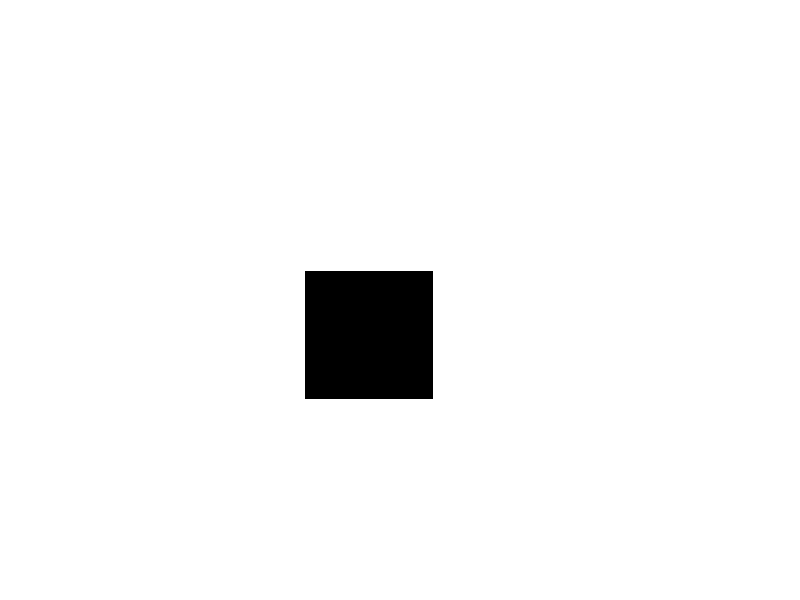

The MATLAB source for this figure: (Note: this script raises an error after producing the figure.)
% draw the overlap under two sampling strategies
clear, close all,
background  = 1;
foreground = 0;
% nrow = 128; ncol = 152;
nrow = 65; ncol = 77;
halfrow = floor(nrow/2); halfcol = floor(ncol/2);
midpoint = [halfrow+1, halfcol+1];
J = ones(nrow,ncol)*background;
samplingRate = 0.05;
numofTraining = floor(nrow * ncol * samplingRate);
temp = round(sqrt(numofTraining));
width = round(temp/2)*2+1;
height = width;
indexWidth = [midpoint(1)-floor(width/2) : midpoint(1) + floor(width/2)];
indexHight = [midpoint(2)-floor(height/2) : midpoint(2)+floor(height/2)];
T_region = J;
T_region(round(indexHight),round(indexWidth)) = foreground;

h = figure; 
imshow(T_region); % check the training samples 
Position = [200 0 1200 900];
set(h,'Position', Position);
savefig('Jresults/demo_region.fig');
hgload('Jresults/demo_region.fig');
setImage('C:\Users\s2882161\Google Drive\working\TGRS2015\respons_letter\images')

% random 
vJ = reshape(J, [nrow*ncol, 1]);
class = find(vJ == background);
perm = randperm(numel(class));  %  random sampling
breakpoint = round(numel(class)*samplingRate);
trainingIndex = class(perm(1:breakpoint));
T_random = vJ;
T_random(trainingIndex) = foreground;
T_random = reshape(T_random, [nrow, ncol]);
h = figure; 
imshow(T_random); % check the training samples 
Position = [200 0 1200 900];
set(h,'Position', Position);
savefig('Jresults/demo_random.fig');
hgload('Jresults/demo_random.fig');
setImage('C:\Users\s2882161\Google Drive\working\TGRS2015\respons_letter\images')

% filter 
filter = fspecial('gaussian', [9, 9], 2);
ST_region = imfilter(T_region, filter, 'replicate');
h = figure; imshow(ST_region);
Position = [200 0 1200 900];
set(h,'Position', Position);
hold on,
rectangle('Position',[midpoint(1)-floor(width/2), midpoint(2)- ...
      floor(height/2), width-1, height-1], 'LineWidth', 1, 'LineStyle','--');
savefig('Jresults/demo_region_filter.fig');
hgload('Jresults/demo_region_filter.fig');
setImage('C:\Users\s2882161\Google Drive\working\TGRS2015\respons_letter\images')

ST_random = imfilter(T_random, filter, 'replicate');
h = figure; imshow(ST_random,[]);
% hold on, 
Position = [200 0 1200 900];
set(h,'Position', Position);
savefig('Jresults/demo_random_filter.fig');
hgload('Jresults/demo_random_filter.fig');
setImage('C:\Users\s2882161\Google Drive\working\TGRS2015\respons_letter\images')